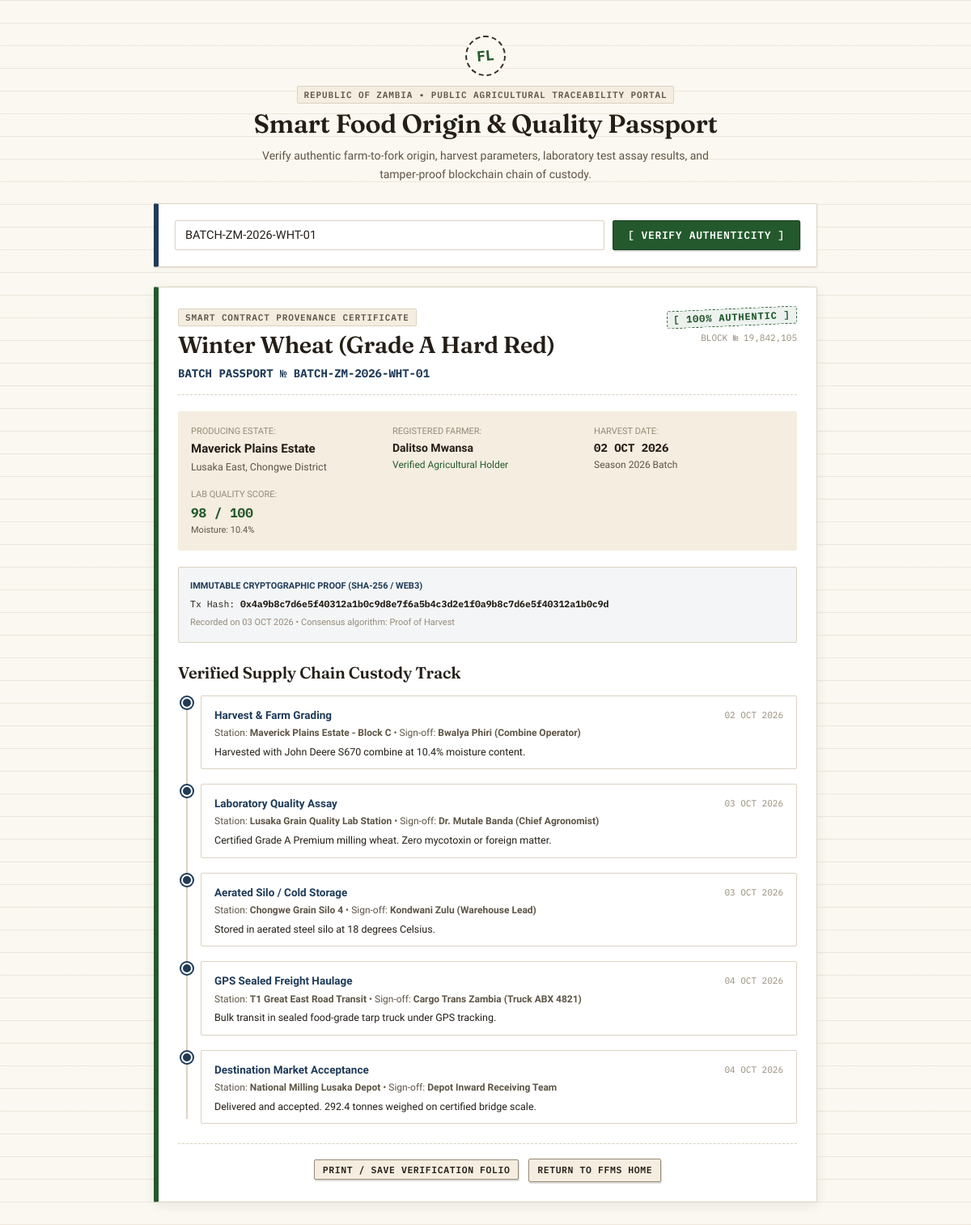
/ffms/verify.php?batch=BATCH-ZM-2026-WHT-01, run on the app's committed database.
### tables this page shows
CREATE TABLE IF NOT EXISTS `blockchain_records` (
    `id` INT AUTO_INCREMENT PRIMARY KEY,
    `farm_id` INT NOT NULL,
    `product_id` INT NULL,
    `product_type` ENUM('crop', 'livestock', 'dairy', 'poultry') NOT NULL DEFAULT 'crop',
    `product_name` VARCHAR(150) NOT NULL,
    `batch_code` VARCHAR(60) NOT NULL UNIQUE,
    `harvest_date` DATE NOT NULL,
    `quality_score` INT NOT NULL DEFAULT 95,
    `is_certified` TINYINT(1) NOT NULL DEFAULT 1,
    `tx_hash` VARCHAR(66) NOT NULL,
    `block_number` INT NOT NULL,
    `metadata` LONGTEXT NULL,
    `recorded_at` TIMESTAMP DEFAULT CURRENT_TIMESTAMP,
    CONSTRAINT `fk_blockchain_farm` FOREIGN KEY (`farm_id`) REFERENCES `farms`(`id`) ON DELETE CASCADE
);

CREATE TABLE IF NOT EXISTS `farms` (
    `id` INT AUTO_INCREMENT PRIMARY KEY,
    `user_id` INT NOT NULL,
    `farm_name` VARCHAR(150) NOT NULL,
    `location` VARCHAR(150) NOT NULL,
    `weather_city` VARCHAR(100) NULL,
    `size_hectares` DECIMAL(10,2) NOT NULL DEFAULT 0.00,
    `farm_type` ENUM('crop', 'livestock', 'mixed') NOT NULL DEFAULT 'mixed',
    `notes` TEXT NULL,
    `created_at` TIMESTAMP DEFAULT CURRENT_TIMESTAMP,
    CONSTRAINT `fk_farms_user` FOREIGN KEY (`user_id`) REFERENCES `users`(`id`) ON DELETE CASCADE
);

CREATE TABLE IF NOT EXISTS `users` (
    `id` INT AUTO_INCREMENT PRIMARY KEY,
    `full_name` VARCHAR(100) NOT NULL,
    `email` VARCHAR(150) NOT NULL UNIQUE,
    `phone` VARCHAR(30) NULL,
    `password_hash` VARCHAR(255) NOT NULL,
    `location_district` VARCHAR(100) DEFAULT 'Lusaka',
    `created_at` TIMESTAMP DEFAULT CURRENT_TIMESTAMP
);

CREATE TABLE IF NOT EXISTS `blockchain_custody_events` (
    `id` INT AUTO_INCREMENT PRIMARY KEY,
    `record_id` INT NOT NULL,
    `stage` ENUM('harvest', 'quality_inspection', 'cold_storage', 'packaging', 'transport', 'retail_delivery') NOT NULL,
    `location` VARCHAR(150) NOT NULL,
    `handler_name` VARCHAR(120) NOT NULL,
    `notes` TEXT NULL,
    `tx_hash` VARCHAR(66) NOT NULL,
    `recorded_at` TIMESTAMP DEFAULT CURRENT_TIMESTAMP,
    CONSTRAINT `fk_custody_record` FOREIGN KEY (`record_id`) REFERENCES `blockchain_records`(`id`) ON DELETE CASCADE
);

### ffms/includes/helpers.php (called while the page is built, shortened)
<?php
function base_url(string $path = ''): string {
    $script_dir = dirname($_SERVER['SCRIPT_NAME'] ?? '');
    $script_dir = str_replace('\\', '/', $script_dir);
    $base = rtrim($script_dir, '/');
    $clean_path = ltrim($path, '/');
    return $base ? $base . '/' . $clean_path : '/' . $clean_path;
}
function sanitize(?string $value): string {
    return htmlspecialchars((string)($value ?? ''), ENT_QUOTES, 'UTF-8');
}
function format_date_mono(?string $date_str): string {
    $time = strtotime($date_str);
    return strtoupper(date('d M Y', $time));
}

### ffms/verify.php (the view, shortened to what this page needs)
<?php
require_once __DIR__ . '/config/db.php';
require_once __DIR__ . '/includes/helpers.php';
$batch_query = trim($_GET['batch'] ?? '');
$record = null;
$custody_events = [];
if (!empty($batch_query)) {
    $stmt = $pdo->prepare('
        SELECT b.*, f.farm_name, f.location as farm_location, u.full_name as farmer_name
        FROM blockchain_records b
        JOIN farms f ON b.farm_id = f.id
        JOIN users u ON f.user_id = u.id
        WHERE b.batch_code = ? OR b.tx_hash = ?
        LIMIT 1
    ');
    $stmt->execute([$batch_query, $batch_query]);
    $record = $stmt->fetch();
    if ($record) {
        $stmt_ev = $pdo->prepare('
            SELECT * FROM blockchain_custody_events
            WHERE record_id = ?
            ORDER BY recorded_at ASC
        ');
        $stmt_ev->execute([$record['id']]);
        $custody_events = $stmt_ev->fetchAll();
    }
}
?>
<!DOCTYPE html>
<html lang="en">
<head>
    <link rel="stylesheet" href="<?php echo base_url('assets/css/ledger.css'); ?>">
</head>
<body style="padding: 20px 0;">
    <div class="ledger-container" style="max-width: 860px; margin: 0 auto;">
        <div style="text-align: center; margin-bottom: 24px;">
            <div class="ledger-seal" style="margin: 0 auto 10px; width: 50px; height: 50px; font-size: 18px;">FL</div>
            <span class="folio-tag">REPUBLIC OF ZAMBIA &bull; PUBLIC AGRICULTURAL TRACEABILITY PORTAL</span>
            <h1 style="font-size: 2rem; margin-top: 4px;">Smart Food Origin &amp; Quality Passport</h1>
            <p style="color: var(--ink-muted); font-size: 14px; max-width: 600px; margin: 0 auto;">
                Verify authentic farm-to-fork origin, harvest parameters, laboratory test assay results, and tamper-proof blockchain chain of custody.
            </p>
        </div>
        <div class="ledger-card border-navy" style="margin-bottom: 24px; padding: 20px;">
            <form method="GET" action="verify.php" style="display: flex; gap: 10px; flex-wrap: wrap;">
                <input type="text" name="batch" class="form-control" style="flex: 1; min-width: 260px;"
                       value="<?php echo sanitize($batch_query); ?>"
                       placeholder="Enter Product Batch № (e.g. BATCH-ZM-2026-WHT-01) or Tx Hash...">
                <button type="submit" class="ledger-btn ledger-btn-primary">
                    [ VERIFY AUTHENTICITY ]
                </button>
            </form>
        </div>
        <?php if (!empty($batch_query) && !$record): ?>
        <div class="ledger-card border-red" style="text-align: center; padding: 40px;">
            <div class="stamp-badge stamp-red" style="font-size: 14px; margin-bottom: 12px;">[ UNVERIFIED BATCH ]</div>
            <h2>No Blockchain Record Found</h2>
            <p style="color: var(--ink-muted); font-size: 14px;">
                The identifier <code><?php echo sanitize($batch_query); ?></code> could not be located on the Field Ledger blockchain. Verify the code on your produce packaging.
            </p>
        </div>
        <?php elseif ($record):
            $meta = json_decode($record['metadata'] ?? '{}', true) ?: [];
        ?>
        <div class="ledger-card border-green" style="box-shadow: var(--shadow-binder);">
            <div class="card-header-ruled">
                <div>
                    <span class="folio-tag">SMART CONTRACT PROVENANCE CERTIFICATE</span>
                    <h2 style="margin-top: 4px; font-size: 1.8rem;"><?php echo sanitize($record['product_name']); ?></h2>
                    <div class="mono" style="font-size: 14px; color: var(--stamp-navy); font-weight: 700;">
                        BATCH PASSPORT № <?php echo sanitize($record['batch_code']); ?>
                    </div>
                </div>
                <div style="text-align: right;">
                    <span class="stamp-badge stamp-green" style="font-size: 12px;">[ 100% AUTHENTIC ]</span>
                    <div class="mono" style="font-size: 11px; color: var(--ink-faint); margin-top: 4px;">
                        BLOCK № <?php echo number_format((int)$record['block_number']); ?>
                    </div>
                </div>
            </div>
            <div style="display: grid; grid-template-columns: repeat(auto-fit, minmax(200px, 1fr)); gap: 14px; background: var(--paper-subtle); padding: 16px; border-radius: 2px; margin: 20px 0;">
                <div>
                    <div style="font-size: 11px; color: var(--ink-faint);">PRODUCING ESTATE:</div>
                    <div style="font-weight: 700; font-size: 15px;"><?php echo sanitize($record['farm_name']); ?></div>
                    <div style="font-size: 12.5px; color: var(--ink-muted);"><?php echo sanitize($record['farm_location']); ?></div>
                </div>
                <div>
                    <div style="font-size: 11px; color: var(--ink-faint);">REGISTERED FARMER:</div>
                    <div style="font-weight: 600; font-size: 14px;"><?php echo sanitize($record['farmer_name']); ?></div>
                    <div style="font-size: 12px; color: var(--stamp-green);">Verified Agricultural Holder</div>
                </div>
                <div>
                    <div style="font-size: 11px; color: var(--ink-faint);">HARVEST DATE:</div>
                    <div class="mono" style="font-weight: 700; font-size: 14px;"><?php echo format_date_mono($record['harvest_date']); ?></div>
                    <div style="font-size: 12px; color: var(--ink-muted);">Season 2026 Batch</div>
                </div>
                <div>
                    <div style="font-size: 11px; color: var(--ink-faint);">LAB QUALITY SCORE:</div>
                    <div class="mono" style="font-weight: 700; font-size: 16px; color: var(--stamp-green);">
                        <?php echo (int)$record['quality_score']; ?> / 100
                    </div>
                    <div style="font-size: 11px; color: var(--ink-muted);">Moisture: <?php echo $meta['moisture_pct'] ?? '10.5'; ?>%</div>
                </div>
            </div>
            <div style="background: rgba(31, 59, 88, 0.05); padding: 14px; border: 1px solid var(--border-rule); border-radius: 2px; margin-bottom: 24px;">
                <div style="font-size: 11px; font-weight: 700; text-transform: uppercase; color: var(--stamp-navy); margin-bottom: 4px;">
                    Immutable Cryptographic Proof (SHA-256 / Web3)
                </div>
                <div class="mono" style="font-size: 11.5px; word-break: break-all; color: var(--ink-primary);">
                    Tx Hash: <strong><?php echo sanitize($record['tx_hash']); ?></strong>
                </div>
                <div style="font-size: 11px; color: var(--ink-faint); margin-top: 4px;">
                    Recorded on <?php echo format_date_mono($record['recorded_at']); ?> &bull; Consensus algorithm: Proof of Harvest
                </div>
            </div>
            <h3 style="font-size: 1.25rem; margin-bottom: 16px;">Verified Supply Chain Custody Track</h3>
            <div style="position: relative; padding-left: 28px; display: flex; flex-direction: column; gap: 18px;">
                <div style="position: absolute; left: 10px; top: 6px; bottom: 6px; width: 2px; background: var(--border-rule);"></div>
                <?php foreach ($custody_events as $ev):
                    $stage_labels = [
                        'harvest'            => 'Harvest & Farm Grading',
                        'quality_inspection' => 'Laboratory Quality Assay',
                        'cold_storage'       => 'Aerated Silo / Cold Storage',
                        'packaging'          => 'Food-Grade Packing & Sealing',
                        'transport'          => 'GPS Sealed Freight Haulage',
                        'retail_delivery'    => 'Destination Market Acceptance'
                    ];
                    $stage_name = $stage_labels[$ev['stage']] ?? ucfirst($ev['stage']);
                ?>
                <div style="position: relative;">
                    <div style="position: absolute; left: -24px; top: 2px; width: 14px; height: 14px; border-radius: 50%; background: var(--stamp-navy); border: 2px solid #fff; box-shadow: 0 0 0 2px var(--stamp-navy);"></div>
                    <div style="background: var(--paper-card); border: 1px solid var(--border-rule); padding: 12px 16px; border-radius: 2px;">
                        <div style="display: flex; justify-content: space-between; align-items: center; margin-bottom: 2px;">
                            <strong style="font-size: 13.5px; color: var(--stamp-navy);"><?php echo sanitize($stage_name); ?></strong>
                            <span class="mono" style="font-size: 11px; color: var(--ink-faint);"><?php echo format_date_mono($ev['recorded_at']); ?></span>
                        </div>
                        <div style="font-size: 12px; color: var(--ink-muted); margin-bottom: 4px;">
                            Station: <strong><?php echo sanitize($ev['location']); ?></strong> &bull; Sign-off: <strong><?php echo sanitize($ev['handler_name']); ?></strong>
                        </div>
                        <?php if (!empty($ev['notes'])): ?>
                        <div style="font-size: 12.5px; color: var(--ink-primary); line-height: 1.4;">
                            <?php echo sanitize($ev['notes']); ?>
                        </div>
                        <?php endif; ?>
                    </div>
                </div>
                <?php endforeach; ?>
            </div>
            <div style="text-align: center; margin-top: 24px; padding-top: 18px; border-top: 1px dashed var(--border-rule);">
                <button onclick="window.print()" class="ledger-btn ledger-btn-sm">
                    Print / Save Verification Folio
                </button>
                <a href="index.php" class="ledger-btn ledger-btn-sm" style="margin-left: 8px;">
                    Return to FFMS Home
                </a>
            </div>
        </div>
        <?php endif; ?>
    </div>
</body>
</html>

### data on the page
blockchain_records: product_name "Winter Wheat (Grade A Hard Red)", batch_code "BATCH-ZM-2026-WHT-01", block_number "19,842,105", farm.farm_name "Maverick Plains Estate", farm.location "Lusaka East, Chongwe District", users.full_name "Dalitso Mwansa", harvest_date "02 OCT 2026", quality_score "98", metadata "10.4", tx_hash "0x4a9b8c7d6e5f40312a1b0c9d8e7f6a5b4c3d2e1f0a9b8c7d6e5f40312a1b0c9d", recorded_at "03 OCT 2026"
blockchain_custody_events: stage "Harvest & Farm Grading", recorded_at "02 OCT 2026", location "Maverick Plains Estate - Block C", handler_name "Bwalya Phiri (Combine Operator)", notes "Harvested with John Deere S670 combine at 10.4% moisture content."
blockchain_custody_events: stage "Laboratory Quality Assay", recorded_at "03 OCT 2026", location "Lusaka Grain Quality Lab Station", handler_name "Dr. Mutale Banda (Chief Agronomist)", notes "Certified Grade A Premium milling wheat. Zero mycotoxin or foreign matter."
blockchain_custody_events: stage "Aerated Silo / Cold Storage", recorded_at "03 OCT 2026", location "Chongwe Grain Silo 4", handler_name "Kondwani Zulu (Warehouse Lead)", notes "Stored in aerated steel silo at 18 degrees Celsius."
blockchain_custody_events: stage "GPS Sealed Freight Haulage", recorded_at "04 OCT 2026", location "T1 Great East Road Transit", handler_name "Cargo Trans Zambia (Truck ABX 4821)", notes "Bulk transit in sealed food-grade tarp truck under GPS tracking."
blockchain_custody_events: stage "Destination Market Acceptance", recorded_at "04 OCT 2026", location "National Milling Lusaka Depot", handler_name "Depot Inward Receiving Team", notes "Delivered and accepted. 292.4 tonnes weighed on certified bridge scale."
